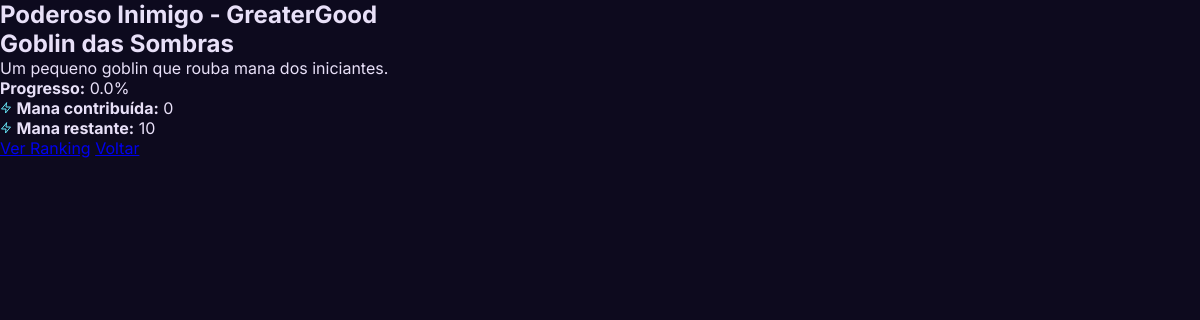
Page /classes/guilda/1/inimigo/ (signed in) on the earlier database version.
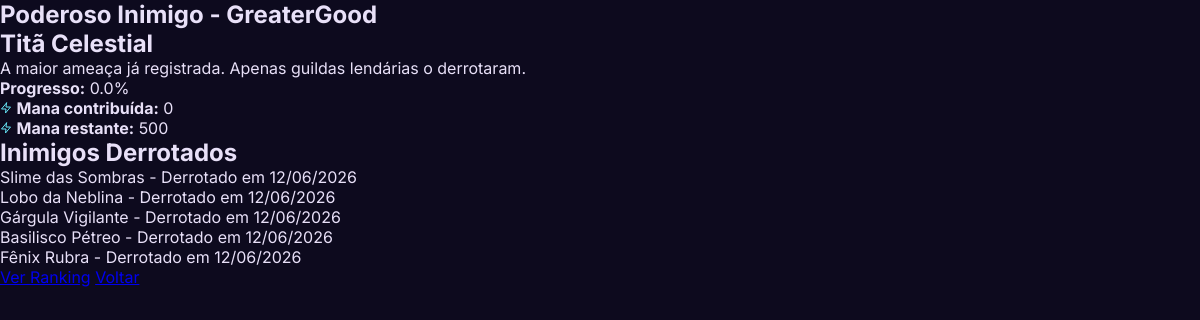
Same page on the later database version.
### classes/models.py (models this page shows, shortened)
class GuildFoeProgress(models.Model):
    guild = models.ForeignKey(
        Guild, on_delete=models.CASCADE, related_name='foe_progresses'
    )
    foe = models.ForeignKey(
        PowerfulFoe, on_delete=models.CASCADE, related_name='guild_progresses'
    )
    defeated = models.BooleanField(default=False)
    defeated_at = models.DateTimeField(null=True, blank=True)
    total_mana_contributed = models.PositiveIntegerField(default=0)
    class Meta:
        verbose_name = 'Progresso contra Inimigo'
        verbose_name_plural = 'Progressos contra Inimigos'
        unique_together = ('guild', 'foe')
    def mana_remaining(self) -> int:
        if self.defeated:
            return 0
        required = self.foe.mana_required(self.guild.student_count())
        return max(0, required - self.total_mana_contributed)
    def progress_percent(self) -> float:
        required = self.foe.mana_required(self.guild.student_count())
        if required == 0:
            return 100.0
        return min(100.0, (self.total_mana_contributed / required) * 100)

class PowerfulFoe(models.Model):
    name = models.CharField(max_length=100)
    hp = models.PositiveIntegerField(
        help_text='HP base do inimigo. Mana necessário = hp * número de alunos da guilda'
    )
    image = models.ImageField(upload_to='foes/', blank=True)
    description = models.TextField(blank=True)
    order = models.PositiveIntegerField(
        unique=True, help_text='Ordem de aparição (menor = enfrentado primeiro)'
    )
    badge = models.ForeignKey(
        'content.Badge',
        on_delete=models.SET_NULL,
        null=True, blank=True,
        related_name='powerful_foes',
        help_text='Distintivo concedido a todos os membros ao derrotar este inimigo'
    )
    class Meta:
        verbose_name = 'Poderoso Inimigo'
        verbose_name_plural = 'Poderosos Inimigos'
        ordering = ('order',)
    def mana_required(self, num_students: int) -> int:
        return self.hp * num_students

class Guild(models.Model):
    name = models.CharField(max_length=200)
    join_code = models.SlugField(
        max_length=10, unique=True,
        help_text='Código para alunos entrarem na guilda'
    )
    head_teacher = models.ForeignKey(
        'accounts.TeacherProfile',
        on_delete=models.CASCADE,
        related_name='headed_guilds'
    )
    is_active = models.BooleanField(
        default=True,
        help_text='Se falso, a guilda não aparece no painel do professor'
    )
    teachers = models.ManyToManyField(
        'accounts.TeacherProfile',
        blank=True,
        related_name='guilds',
        help_text='Professores associados a esta guilda (além do head teacher)'
    )
    class Meta:
        verbose_name = 'Guilda'
        verbose_name_plural = 'Guildas'
    def student_count(self):
        return self.memberships.count()
    def total_mana(self):
        return self.memberships.aggregate(
            total=Sum('student__mana')
        )['total'] or 0
    def current_foe(self):
        return self.foe_progresses.filter(defeated=False).select_related('foe').first()
    def ranking(self):
        from accounts.models import StudentProfile
        return StudentProfile.objects.filter(
            guild_memberships__guild=self
        ).order_by('-mana', 'created_at')

### classes/views.py (the view)
# urls.py: path('guilda/<int:guild_id>/inimigo/', views.guild_foe, name='guild_foe'),
@login_required
def guild_foe(request, guild_id):
    guild = get_object_or_404(Guild, pk=guild_id)
    if request.user.is_student():
        membership = GuildMembership.objects.filter(
            student=request.user.student_profile,
            guild=guild
        ).first()
        if not membership:
            messages.error(request, 'Você não é membro desta guilda.')
            return redirect('dashboard:student_dashboard')
    current_foe = guild.current_foe()
    defeated_foes = GuildFoeProgress.objects.filter(
        guild=guild, defeated=True
    ).select_related('foe')
    context = {
        'guild': guild,
        'current_foe': current_foe,
        'defeated_foes': defeated_foes,
    }
    return render(request, 'classes/guild_foe.html', context)

### accounts/models.py (called while the page is built)
    def is_student(self):
        return self.role == self.Role.STUDENT

    def is_teacher(self):
        return self.role == self.Role.TEACHER

### templates/classes/guild_foe.html (shortened to what this page needs)
{% extends 'base.html' %}
{% block content %}
    <section>
        <h1>Poderoso Inimigo - {{ guild.name }}</h1>
        {% if current_foe %}
            <article>
                <h2>{{ current_foe.foe.name }}</h2>
                <p>{{ current_foe.foe.description }}</p>
                <p><strong>Progresso:</strong> {{ current_foe.progress_percent|floatformat:1 }}%</p>
                <p>
                  <svg width="12" height="12" viewBox="0 0 24 24" fill="none" stroke="#67e8f9" stroke-width="2" stroke-linecap="round" stroke-linejoin="round"><polygon points="13 2 3 14 12 14 11 22 21 10 12 10 13 2"/></svg>
                  <strong>Mana contribuída:</strong> {{ current_foe.total_mana_contributed }}
                </p>
                <p>
                  <svg width="12" height="12" viewBox="0 0 24 24" fill="none" stroke="#67e8f9" stroke-width="2" stroke-linecap="round" stroke-linejoin="round"><polygon points="13 2 3 14 12 14 11 22 21 10 12 10 13 2"/></svg>
                  <strong>Mana restante:</strong> {{ current_foe.mana_remaining }}
                </p>
            </article>
        {% else %}
            <p>Todos os inimigos foram derrotados! 🎉</p>
        {% endif %}
        {% if defeated_foes %}
            <article>
                <h2>Inimigos Derrotados</h2>
                <ul>
                    {% for progress in defeated_foes %}
                        <li>{{ progress.foe.name }} - Derrotado em {{ progress.defeated_at|date:'d/m/Y' }}</li>
                    {% endfor %}
                </ul>
            </article>
        {% endif %}
        <nav>
            <a href="{% url 'classes:guild_ranking' guild.pk %}">Ver Ranking</a>
            {% if user.is_teacher %}
                <a href="{% url 'dashboard:guild_detail' guild.pk %}">Voltar</a>
            {% else %}
                <a href="{% url 'dashboard:student_dashboard' %}">Voltar</a>
            {% endif %}
        </nav>
    </section>
{% endblock %}

Differences in the rows shown:
now on this page (row unchanged): GuildFoeProgress: foe.name "Titã Celestial", foe.description "A maior ameaça já registrada. Apenas guildas lendárias o derrotaram.", progress_percent "0.0", total_mana_contributed "0", mana_remaining "500"
now on one of the page's lists (row edited): GuildFoeProgress: foe.name "Slime das Sombras", defeated_at "12/06/2026"
now on this page (row edited): GuildFoeProgress: foe.name "Lobo da Neblina", defeated_at "12/06/2026"
now on this page (row edited): GuildFoeProgress: foe.name "Gárgula Vigilante", defeated_at "12/06/2026"
now on this page (row edited): GuildFoeProgress: foe.name "Basilisco Pétreo", defeated_at "12/06/2026"
now on this page (row edited): GuildFoeProgress: foe.name "Fênix Rubra", defeated_at "12/06/2026"
Other differences:
{{ current_foe.foe.name }}: "Goblin das Sombras" → "Titã Celestial"
{{ current_foe.foe.description }}: "Um pequeno goblin que rouba mana dos iniciantes." → "A maior ameaça já registrada. Apenas guildas lendárias o derrotaram."
{{ current_foe.mana_remaining }}: "10" → "500"
text now shown: "Inimigos Derrotados"
